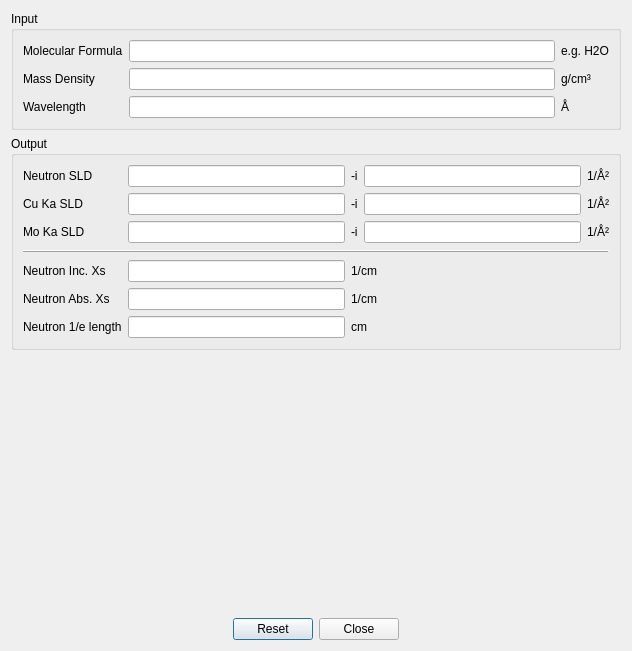
<?xml version="1.0" encoding="UTF-8"?>
<ui version="4.0">
 <class>SldPanel</class>
 <widget class="QDialog" name="SldPanel">
  <property name="geometry">
   <rect>
    <x>0</x>
    <y>0</y>
    <width>632</width>
    <height>651</height>
   </rect>
  </property>
  <property name="windowTitle">
   <string>SLD Calculator</string>
  </property>
  <layout class="QGridLayout" name="gridLayout_2">
   <item row="0" column="0">
    <widget class="QGroupBox" name="groupBoxInput">
     <property name="title">
      <string>Input</string>
     </property>
     <layout class="QGridLayout" name="gridLayoutInput">
      <item row="1" column="0">
       <widget class="QLabel" name="label_8">
        <property name="text">
         <string>Mass Density</string>
        </property>
       </widget>
      </item>
      <item row="1" column="2">
       <widget class="QLabel" name="label_16">
        <property name="text">
         <string>g/cm³</string>
        </property>
       </widget>
      </item>
      <item row="0" column="2">
       <widget class="QLabel" name="label_10">
        <property name="text">
         <string>e.g. H2O</string>
        </property>
       </widget>
      </item>
      <item row="0" column="1">
       <widget class="QLineEdit" name="editMolecularFormula"/>
      </item>
      <item row="1" column="1">
       <widget class="QLineEdit" name="editMassDensity"/>
      </item>
      <item row="2" column="1">
       <widget class="QLineEdit" name="editWavelength">
        <property name="styleSheet">
         <string notr="true"/>
        </property>
        <property name="readOnly">
         <bool>false</bool>
        </property>
       </widget>
      </item>
      <item row="2" column="2">
       <widget class="QLabel" name="label_12">
        <property name="text">
         <string>Å</string>
        </property>
       </widget>
      </item>
      <item row="0" column="0">
       <widget class="QLabel" name="label_9">
        <property name="text">
         <string>Molecular Formula</string>
        </property>
       </widget>
      </item>
      <item row="2" column="0">
       <widget class="QLabel" name="label_11">
        <property name="text">
         <string>Wavelength</string>
        </property>
       </widget>
      </item>
     </layout>
    </widget>
   </item>
   <item row="1" column="0">
    <widget class="QGroupBox" name="groupBoxOutput">
     <property name="title">
      <string>Output</string>
     </property>
     <layout class="QGridLayout" name="gridLayoutOutput">
      <item row="0" column="0">
       <widget class="QLabel" name="label_17">
        <property name="text">
         <string>Neutron SLD</string>
        </property>
       </widget>
      </item>
      <item row="0" column="1">
       <widget class="QLineEdit" name="editNeutronSldReal">
        <property name="readOnly">
         <bool>true</bool>
        </property>
       </widget>
      </item>
      <item row="0" column="2">
       <widget class="QLabel" name="label_18">
        <property name="text">
         <string>-i</string>
        </property>
       </widget>
      </item>
      <item row="0" column="3">
       <widget class="QLineEdit" name="editNeutronSldImag">
        <property name="readOnly">
         <bool>true</bool>
        </property>
       </widget>
      </item>
      <item row="0" column="4">
       <widget class="QLabel" name="label_5">
        <property name="text">
         <string>1/Å²</string>
        </property>
       </widget>
      </item>
      <item row="1" column="0">
       <widget class="QLabel" name="label_19">
        <property name="text">
         <string>Cu Ka SLD</string>
        </property>
       </widget>
      </item>
      <item row="1" column="1">
       <widget class="QLineEdit" name="editCuKaSldReal">
        <property name="styleSheet">
         <string notr="true"/>
        </property>
        <property name="readOnly">
         <bool>true</bool>
        </property>
       </widget>
      </item>
      <item row="1" column="2">
       <widget class="QLabel" name="label_20">
        <property name="text">
         <string>-i</string>
        </property>
       </widget>
      </item>
      <item row="1" column="3">
       <widget class="QLineEdit" name="editCuKaSldImag">
        <property name="readOnly">
         <bool>true</bool>
        </property>
       </widget>
      </item>
      <item row="1" column="4">
       <widget class="QLabel" name="label_6">
        <property name="text">
         <string>1/Å²</string>
        </property>
       </widget>
      </item>
      <item row="2" column="0">
       <widget class="QLabel" name="label">
        <property name="text">
         <string>Mo Ka SLD</string>
        </property>
       </widget>
      </item>
      <item row="2" column="1">
       <widget class="QLineEdit" name="editMoKaSldReal">
        <property name="readOnly">
         <bool>true</bool>
        </property>
       </widget>
      </item>
      <item row="2" column="2">
       <widget class="QLabel" name="label_2">
        <property name="text">
         <string>-i</string>
        </property>
       </widget>
      </item>
      <item row="2" column="3">
       <widget class="QLineEdit" name="editMoKaSldImag">
        <property name="readOnly">
         <bool>true</bool>
        </property>
       </widget>
      </item>
      <item row="2" column="4">
       <widget class="QLabel" name="label_7">
        <property name="text">
         <string>1/Å²</string>
        </property>
       </widget>
      </item>
      <item row="3" column="0" colspan="5">
       <widget class="QFrame" name="frame">
        <property name="minimumSize">
         <size>
          <width>0</width>
          <height>5</height>
         </size>
        </property>
        <property name="frameShape">
         <enum>QFrame::HLine</enum>
        </property>
        <property name="frameShadow">
         <enum>QFrame::Raised</enum>
        </property>
        <property name="lineWidth">
         <number>1</number>
        </property>
        <property name="midLineWidth">
         <number>0</number>
        </property>
       </widget>
      </item>
      <item row="4" column="0">
       <widget class="QLabel" name="label_21">
        <property name="text">
         <string>Neutron Inc. Xs</string>
        </property>
       </widget>
      </item>
      <item row="4" column="1">
       <widget class="QLineEdit" name="editNeutronIncXs">
        <property name="readOnly">
         <bool>true</bool>
        </property>
       </widget>
      </item>
      <item row="4" column="2" colspan="2">
       <widget class="QLabel" name="label_22">
        <property name="text">
         <string>1/cm</string>
        </property>
       </widget>
      </item>
      <item row="5" column="0">
       <widget class="QLabel" name="label_23">
        <property name="text">
         <string>Neutron Abs. Xs</string>
        </property>
       </widget>
      </item>
      <item row="5" column="1">
       <widget class="QLineEdit" name="editNeutronAbsXs">
        <property name="readOnly">
         <bool>true</bool>
        </property>
       </widget>
      </item>
      <item row="5" column="2" colspan="2">
       <widget class="QLabel" name="label_24">
        <property name="text">
         <string>1/cm</string>
        </property>
       </widget>
      </item>
      <item row="6" column="0">
       <widget class="QLabel" name="label_3">
        <property name="text">
         <string>Neutron 1/e length</string>
        </property>
       </widget>
      </item>
      <item row="6" column="1">
       <widget class="QLineEdit" name="editNeutronLength">
        <property name="readOnly">
         <bool>true</bool>
        </property>
       </widget>
      </item>
      <item row="6" column="2" colspan="2">
       <widget class="QLabel" name="label_4">
        <property name="text">
         <string>cm</string>
        </property>
       </widget>
      </item>
     </layout>
    </widget>
   </item>
   <item row="2" column="0">
    <spacer name="verticalSpacer">
     <property name="orientation">
      <enum>Qt::Vertical</enum>
     </property>
     <property name="sizeHint" stdset="0">
      <size>
       <width>20</width>
       <height>40</height>
      </size>
     </property>
    </spacer>
   </item>
   <item row="3" column="0">
    <widget class="QDialogButtonBox" name="buttonBox">
     <property name="orientation">
      <enum>Qt::Horizontal</enum>
     </property>
     <property name="standardButtons">
      <set>QDialogButtonBox::Close|QDialogButtonBox::Reset</set>
     </property>
     <property name="centerButtons">
      <bool>true</bool>
     </property>
    </widget>
   </item>
  </layout>
 </widget>
 <tabstops>
  <tabstop>editMolecularFormula</tabstop>
  <tabstop>editMassDensity</tabstop>
  <tabstop>editWavelength</tabstop>
  <tabstop>editNeutronSldReal</tabstop>
  <tabstop>editNeutronSldImag</tabstop>
  <tabstop>editCuKaSldReal</tabstop>
  <tabstop>editCuKaSldImag</tabstop>
  <tabstop>editMoKaSldReal</tabstop>
  <tabstop>editMoKaSldImag</tabstop>
  <tabstop>editNeutronIncXs</tabstop>
  <tabstop>editNeutronAbsXs</tabstop>
  <tabstop>editNeutronLength</tabstop>
  <tabstop>buttonBox</tabstop>
 </tabstops>
 <resources/>
 <connections>
  <connection>
   <sender>buttonBox</sender>
   <signal>accepted()</signal>
   <receiver>SldPanel</receiver>
   <slot>accept()</slot>
   <hints>
    <hint type="sourcelabel">
     <x>248</x>
     <y>254</y>
    </hint>
    <hint type="destinationlabel">
     <x>157</x>
     <y>274</y>
    </hint>
   </hints>
  </connection>
  <connection>
   <sender>buttonBox</sender>
   <signal>rejected()</signal>
   <receiver>SldPanel</receiver>
   <slot>reject()</slot>
   <hints>
    <hint type="sourcelabel">
     <x>316</x>
     <y>260</y>
    </hint>
    <hint type="destinationlabel">
     <x>286</x>
     <y>274</y>
    </hint>
   </hints>
  </connection>
 </connections>
</ui>
